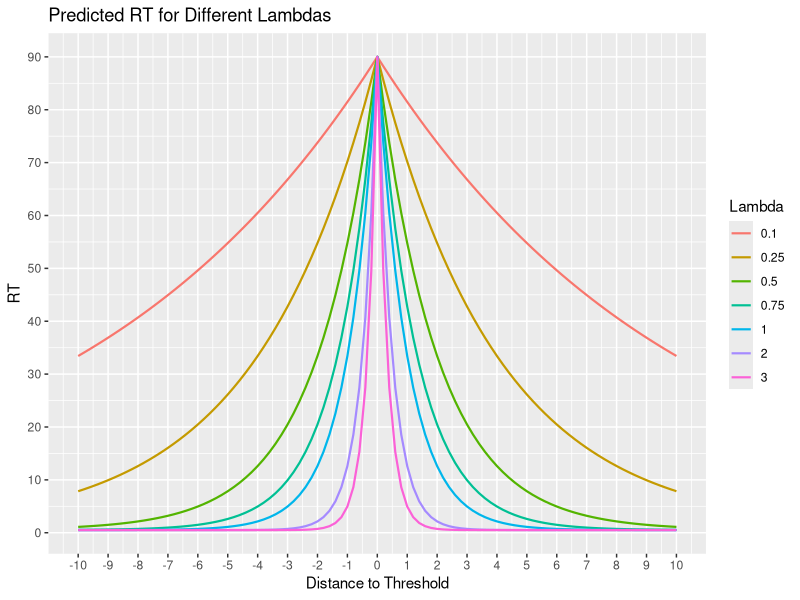

Reproduce this figure in R.
## ---- chunk 1
library(dplyr)
library(ggplot2)
library(reshape2)

## ---- chunk 2
Tmin <- .5
Tmax <- 90
lambdas <- c(3,2,1,.75,.5,.25,.1)
x <- seq(-10,10,by=.2)
y <- sapply(lambdas, function(l) Tmin + (Tmax-Tmin)*exp(-l*abs(x))) %>%
  melt(value.name="RT") %>%
  rename(lambda=Var2) %>%
  mutate(Var1 = rep(x,times= nrow(.)/length(x)),
         lambda = lambdas[lambda]) %>%
  rename(x=Var1)
lambda_plot <- ggplot(y, aes(x=x,y=RT, color = factor(lambda))) +
  geom_line(size=.75) +
  scale_y_continuous(breaks=seq(0,90,by=10)) + 
  scale_color_discrete("Lambda") + 
  scale_x_continuous("Distance to Threshold", breaks=-10:10) + 
  ggtitle("Predicted RT for Different Lambdas")
print(lambda_plot)
